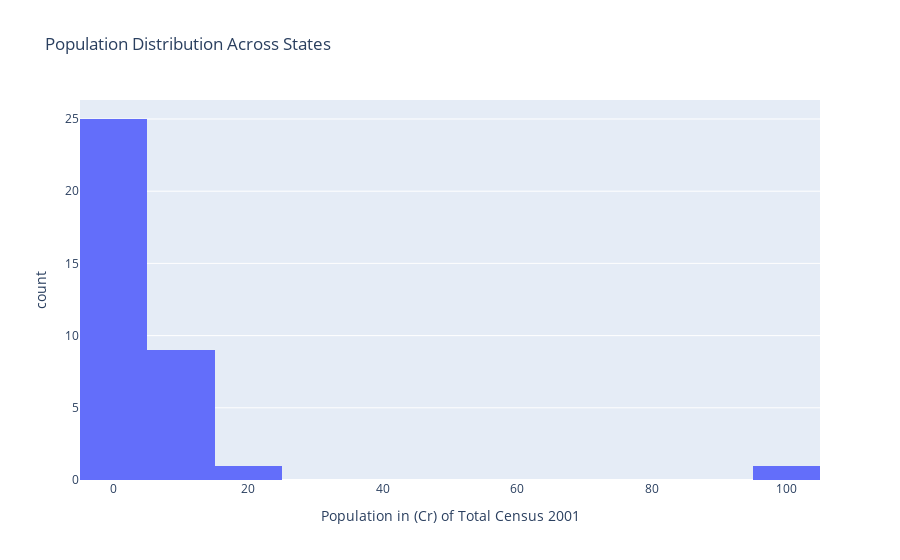

The notebook cell this image was saved under:
### Code cell
fig = px.histogram(df, x="Population in (Cr) of Total Census 2001", nbins=20, title="Population Distribution Across States")
fig.show()

### Figure 1 — Plotly figure (JSON) as saved in the notebook; plotly's stock layout.template omitted (floating-point values rounded to 4 significant figures)
{"data": [{"bingroup": "x", "hovertemplate": "Population in (Cr) of Total Census 2001=%{x}<br>count=%{y}<extra></extra>", "legendgroup": "", "marker": {"color": "#636efa", "pattern": {"shape": ""}}, "name": "", "nbinsx": 20, "orientation": "v", "showlegend": false, "type": "histogram", "x": [7.62, 0.11, 2.67, 8.3, 2.08, 0.13, 5.06, 2.11, 0.61, 1.01, 2.69, 5.28, 3.18, 6.03, 9.69, 0.22, 0.23, 0.09, 0.2, 3.68, 2.43, 5.65, 0.05, 6.24, 0.32, 16.62, 0.85, 8.02, 0.03, 0.09, 0.02, 0.06, 1.38, 0.01, 0.1, 102.9], "xaxis": "x", "yaxis": "y"}], "layout": {"barmode": "relative", "legend": {"tracegroupgap": 0}, "title": {"text": "Population Distribution Across States"}, "xaxis": {"anchor": "y", "domain": [0, 1], "title": {"text": "Population in (Cr) of Total Census 2001"}}, "yaxis": {"anchor": "x", "domain": [0, 1], "title": {"text": "count"}}}}
